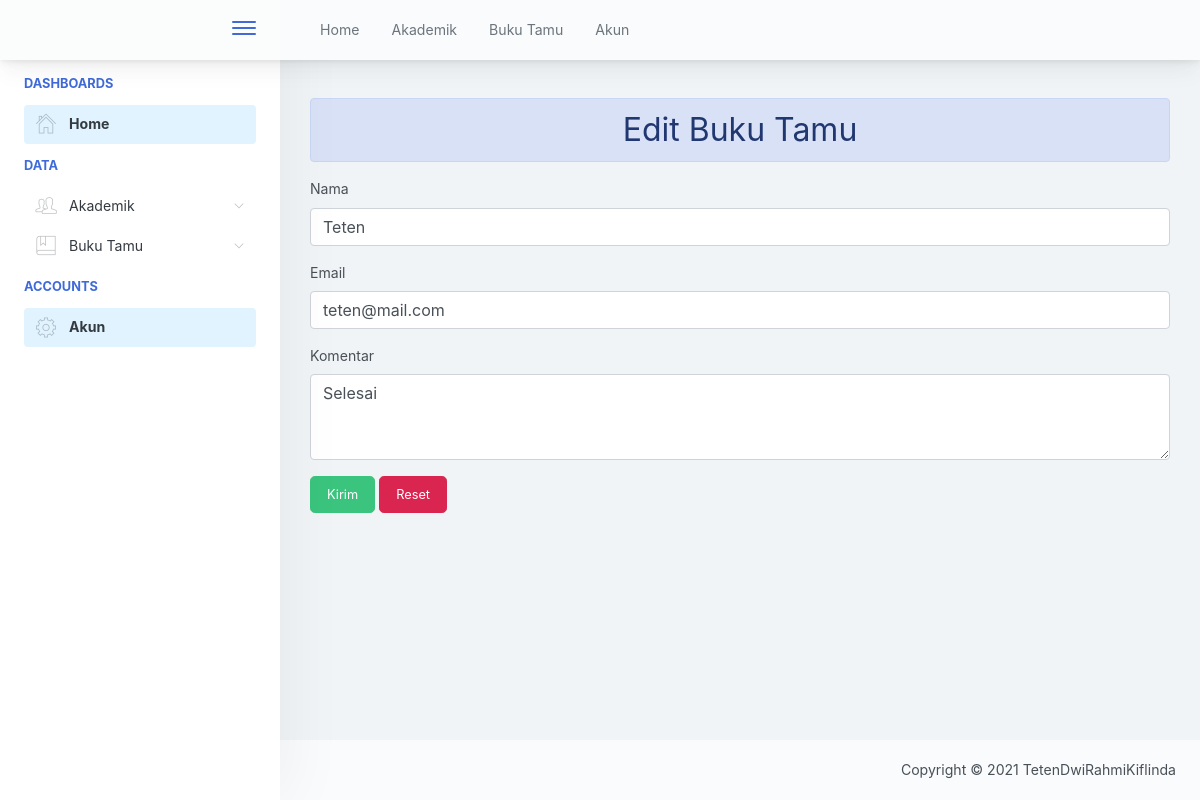
Page /edit_tamu.php?id=131 on the committed database.
### tables this page shows
CREATE TABLE `tamu` (
  `id` int(11) NOT NULL,
  `nama` varchar(30) NOT NULL,
  `date_created` timestamp NOT NULL DEFAULT current_timestamp() ON UPDATE current_timestamp(),
  `email` varchar(25) NOT NULL,
  `komentar` text NOT NULL
);

### koneksi_tamu.php (called while the page is built, shortened)
<?php
class Koneksi{
	private $host= 'localhost';
	private $user= 'root';
	private $pass= '';
	private $db= 'db_bukutamu';
	protected $conn;
	function __construct(){
		if(!isset($this->conn)){
			$this->conn = new mysqli($this->host, $this->user, $this->pass, $this->db);
		}
		return $this->conn;
	}
}
?>

### class_crud.php (called while the page is built, shortened)
<?php
include 'koneksi_tamu.php';
class Crud extends Koneksi {
	public function readData($table, $idtable, $id_value){
		$q = "SELECT * FROM $table";
		if($idtable!=null){
			$q.=" WHERE $idtable='".$id_value."'";
		}
		$result = $this->conn->query($q);
		$rows = array();
		while($row=$result->fetch_assoc()){
			$rows[]=$row;
		}
		return $rows;
	}
}
?>

### edit_tamu.php (the view, shortened to what this page needs)
<!doctype html>
<html lang="en">
<head>
	<link href="./main.css" rel="stylesheet">
</head>
<body>
    <div class="app-container app-theme-white body-tabs-shadow fixed-sidebar fixed-header">
        <div class="app-header header-shadow">
            <div class="app-header__logo">
                <div class="header__pane ml-auto">
                    <div>
                        <button type="button" class="hamburger close-sidebar-btn hamburger--elastic" data-class="closed-sidebar">
                            <span class="hamburger-box">
                                <span class="hamburger-inner"></span>
                            </span>
                        </button>
                    </div>
                </div>
            </div>
                <div class="app-header__content">
                <div class="app-header-left">
                    <ul class="header-menu nav">
                        <li class="nav-item">
                            <a href="index.php?p=home" class="nav-link">
                                Home
                            </a>
                        </li>
						<li class="nav-item">
                            <a href="index.php?p=list_akademik" class="nav-link">
                                Akademik
                            </a>
                        </li>
                        <li class="btn-group nav-item">
                            <a href="index.php?p=list_tamu" class="nav-link">
                                Buku Tamu
                            </a>
                        </li>
                        <li class="dropdown nav-item">
                            <a href="index.php?p=akun" class="nav-link">
                                Akun
                            </a>
                        </li>
                    </ul>        </div>
            </div>
        </div>
		<div class="app-main">
                <div class="app-sidebar sidebar-shadow">
					<div class="scrollbar-sidebar">
                        <div class="app-sidebar__inner">
                            <ul class="vertical-nav-menu">
                                <li class="app-sidebar__heading">Dashboards</li>
                                <li>
                                    <a href="index.php?p=home" class="mm-active">
                                        <i class="metismenu-icon pe-7s-home"></i>
                                        Home
                                    </a>
                                </li>
                                <li class="app-sidebar__heading" >Data</li>
                                <li>
                                    <a href="#">
                                        <i class="metismenu-icon pe-7s-users"></i>
                                        Akademik
                                        <i class="metismenu-state-icon pe-7s-angle-down caret-left"></i>
                                    </a>
                                </li>
                                <li>
                                    <a href="#">
                                        <i class="metismenu-icon pe-7s-notebook"></i>
                                        Buku Tamu
                                        <i class="metismenu-state-icon pe-7s-angle-down caret-left"></i>
                                    </a>
                                </li>
								<li class="app-sidebar__heading">Accounts</li>
                                <li>
                                    <a href="index.php?p=akun" class="mm-active">
                                        <i class="metismenu-icon pe-7s-config"></i>
                                        Akun
                                    </a>
                                </li>
                            </ul>
                        </div>
                    </div>
                </div>
				<div class="app-main__outer">
                    <div class="app-main__inner">
                        <div class="row">
							<?php
								include("class_crud.php");
								$crud=new Crud();
								if(isset($_GET['id'])){
									$id_value=$_GET['id'];
									$update=$crud->readData('tamu', 'id', $id_value);
									foreach($update as $rowData){
										$nama=$rowData['nama'];
										$email=$rowData['email'];
										$komentar=$rowData['komentar'];
									}
								}else{
									$nama='';$email='';$komentar='';
								}
							?>
							<div class="container">
							<h2 class="alert alert-primary text-center mt-2">Edit Buku Tamu</h2>
							<form method="POST" >
							  <div class="form-group">
								<label>Nama</label>
								<input type="text" class="form-control" name= "nama"  value="<?= $nama?>" required>
							  </div>
							  <div class="form-group">
								<label>Email</label>
								  <input type="email" class="form-control" name= "email" required placeholder="Email" value="<?= $email?>">
							  </div>
							  <div class="form-group">
								<label>Komentar</label>
								<textarea class="form-control" rows="3" name="komentar" placeholder="Silahkan Masukkan Komentar Anda.."><?= $komentar?></textarea>
							  </div>
							  <div class="form-group">
								<div class="form-group">
								<button type="submit"  name ="sub" class="btn btn-success btn-lg">Kirim</button>
								<button type="reset"  class="btn btn-danger btn-lg">Reset</button>
							  </div>
							  </div>
							</form>
							</div>
						</div>
						<br><br><br><br>
                    </div>
                    <div class="fixed-bottom">
                        <div class="app-footer" >
                            <div class="app-footer__inner" >
                                <div class="app-footer-right" >
									Copyright &copy; 2021 TetenDwiRahmiKiflinda
                                </div>
                            </div>
                        </div>
                    </div>
				</div>
        </div>
    </div>
<script type="text/javascript" src="./assets/scripts/main.js"></script></body>
</html>

### rows in the picture
tamu: nama "Teten", email "teten@mail.com", komentar "Selesai"
